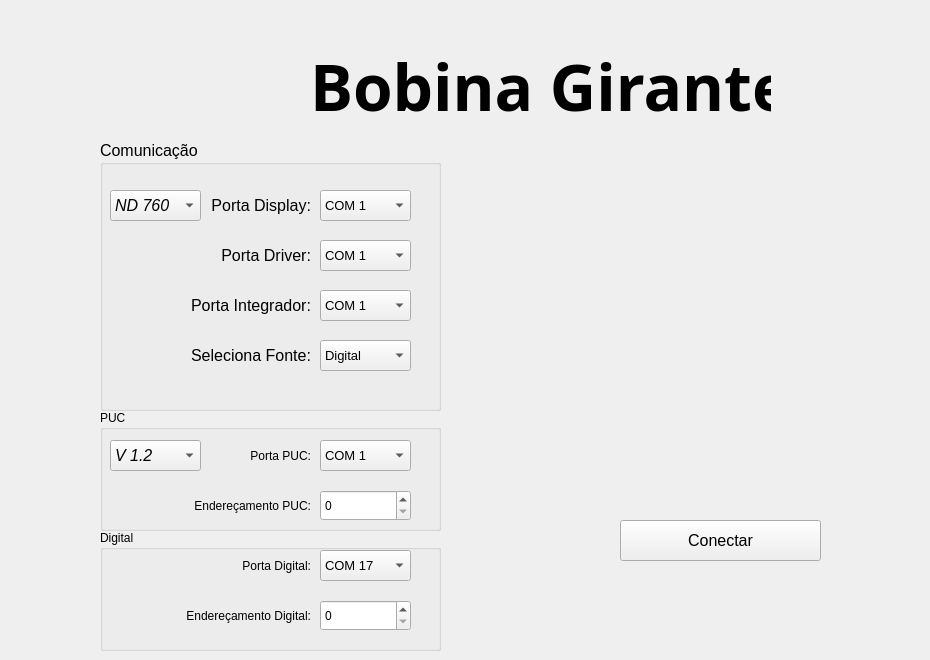
    <widget class="QWidget" name="tab_1">
     <attribute name="icon">
      <iconset>
       <normaloff>imagens/connection.png</normaloff>imagens/connection.png</iconset>
     </attribute>
     <attribute name="title">
      <string>Conexão</string>
     </attribute>
     <widget class="QLabel" name="label_23">
      <property name="geometry">
       <rect>
        <x>310</x>
        <y>50</y>
        <width>461</width>
        <height>71</height>
       </rect>
      </property>
      <property name="font">
       <font>
        <family>Leelawadee</family>
        <pointsize>48</pointsize>
        <weight>75</weight>
        <bold>true</bold>
       </font>
      </property>
      <property name="text">
       <string>Bobina Girante</string>
      </property>
     </widget>
     <widget class="QGroupBox" name="groupBox">
      <property name="geometry">
       <rect>
        <x>100</x>
        <y>140</y>
        <width>341</width>
        <height>271</height>
       </rect>
      </property>
      <property name="font">
       <font>
        <pointsize>12</pointsize>
       </font>
      </property>
      <property name="title">
       <string>Comunicação</string>
      </property>
      <widget class="QComboBox" name="Porta">
       <property name="geometry">
        <rect>
         <x>220</x>
         <y>50</y>
         <width>91</width>
         <height>31</height>
        </rect>
       </property>
       <property name="font">
        <font>
         <pointsize>10</pointsize>
        </font>
       </property>
       <item>
        <property name="text">
         <string>COM 1</string>
        </property>
       </item>
       <item>
        <property name="text">
         <string>COM 2</string>
        </property>
       </item>
       <item>
        <property name="text">
         <string>COM 3</string>
        </property>
       </item>
       <item>
        <property name="text">
         <string>COM 4</string>
        </property>
       </item>
       <item>
        <property name="text">
         <string>COM 5</string>
        </property>
       </item>
       <item>
        <property name="text">
         <string>COM 6</string>
        </property>
       </item>
       <item>
        <property name="text">
         <string>COM 7</string>
        </property>
       </item>
       <item>
        <property name="text">
         <string>COM 8</string>
        </property>
       </item>
       <item>
        <property name="text">
         <string>COM 9</string>
        </property>
       </item>
       <item>
        <property name="text">
         <string>COM 10</string>
        </property>
       </item>
       <item>
        <property name="text">
         <string>COM 11</string>
        </property>
       </item>
       <item>
        <property name="text">
         <string>COM 12</string>
        </property>
       </item>
       <item>
        <property name="text">
         <string>COM 13</string>
        </property>
       </item>
       <item>
        <property name="text">
         <string>COM 14</string>
        </property>
       </item>
       <item>
        <property name="text">
         <string>COM 15</string>
        </property>
       </item>
      </widget>
      <widget class="QLabel" name="label">
       <property name="geometry">
        <rect>
         <x>90</x>
         <y>50</y>
         <width>121</width>
         <height>31</height>
        </rect>
       </property>
       <property name="text">
        <string>Porta Display:</string>
       </property>
       <property name="alignment">
        <set>Qt::AlignRight|Qt::AlignTrailing|Qt::AlignVCenter</set>
       </property>
      </widget>
      <widget class="QComboBox" name="Porta_2">
       <property name="geometry">
        <rect>
         <x>220</x>
         <y>100</y>
         <width>91</width>
         <height>31</height>
        </rect>
       </property>
       <property name="font">
        <font>
         <pointsize>10</pointsize>
        </font>
       </property>
       <item>
        <property name="text">
         <string>COM 1</string>
        </property>
       </item>
       <item>
        <property name="text">
         <string>COM 2</string>
        </property>
       </item>
       <item>
        <property name="text">
         <string>COM 3</string>
        </property>
       </item>
       <item>
        <property name="text">
         <string>COM 4</string>
        </property>
       </item>
       <item>
        <property name="text">
         <string>COM 5</string>
        </property>
       </item>
       <item>
        <property name="text">
         <string>COM 6</string>
        </property>
       </item>
       <item>
        <property name="text">
         <string>COM 7</string>
        </property>
       </item>
       <item>
        <property name="text">
         <string>COM 8</string>
        </property>
       </item>
       <item>
        <property name="text">
         <string>COM 9</string>
        </property>
       </item>
       <item>
        <property name="text">
         <string>COM 10</string>
        </property>
       </item>
       <item>
        <property name="text">
         <string>COM 11</string>
        </property>
       </item>
       <item>
        <property name="text">
         <string>COM 12</string>
        </property>
       </item>
       <item>
        <property name="text">
         <string>COM 13</string>
        </property>
       </item>
       <item>
        <property name="text">
         <string>COM 14</string>
        </property>
       </item>
       <item>
        <property name="text">
         <string>COM 15</string>
        </property>
       </item>
      </widget>
      <widget class="QLabel" name="label_6">
       <property name="geometry">
        <rect>
         <x>90</x>
         <y>100</y>
         <width>121</width>
         <height>31</height>
        </rect>
       </property>
       <property name="text">
        <string>Porta Driver:</string>
       </property>
       <property name="alignment">
        <set>Qt::AlignRight|Qt::AlignTrailing|Qt::AlignVCenter</set>
       </property>
      </widget>
      <widget class="QComboBox" name="Porta_3">
       <property name="geometry">
        <rect>
         <x>220</x>
         <y>150</y>
         <width>91</width>
         <height>31</height>
        </rect>
       </property>
       <property name="font">
        <font>
         <pointsize>10</pointsize>
        </font>
       </property>
       <item>
        <property name="text">
         <string>COM 1</string>
        </property>
       </item>
       <item>
        <property name="text">
         <string>COM 2</string>
        </property>
       </item>
       <item>
        <property name="text">
         <string>COM 3</string>
        </property>
       </item>
       <item>
        <property name="text">
         <string>COM 4</string>
        </property>
       </item>
       <item>
        <property name="text">
         <string>COM 5</string>
        </property>
       </item>
       <item>
        <property name="text">
         <string>COM 6</string>
        </property>
       </item>
       <item>
        <property name="text">
         <string>COM 7</string>
        </property>
       </item>
       <item>
        <property name="text">
         <string>COM 8</string>
        </property>
       </item>
       <item>
        <property name="text">
         <string>COM 9</string>
        </property>
       </item>
       <item>
        <property name="text">
         <string>COM 10</string>
        </property>
       </item>
       <item>
        <property name="text">
         <string>COM 11</string>
        </property>
       </item>
       <item>
        <property name="text">
         <string>COM 12</string>
        </property>
       </item>
       <item>
        <property name="text">
         <string>COM 13</string>
        </property>
       </item>
       <item>
        <property name="text">
         <string>COM 14</string>
        </property>
       </item>
       <item>
        <property name="text">
         <string>COM 15</string>
        </property>
       </item>
      </widget>
      <widget class="QLabel" name="label_13">
       <property name="geometry">
        <rect>
         <x>80</x>
         <y>150</y>
         <width>131</width>
         <height>31</height>
        </rect>
       </property>
       <property name="font">
        <font>
         <italic>false</italic>
         <strikeout>false</strikeout>
        </font>
       </property>
       <property name="text">
        <string>Porta Integrador:</string>
       </property>
       <property name="alignment">
        <set>Qt::AlignRight|Qt::AlignTrailing|Qt::AlignVCenter</set>
       </property>
      </widget>
      <widget class="QComboBox" name="Tipo_Display">
       <property name="geometry">
        <rect>
         <x>10</x>
         <y>50</y>
         <width>91</width>
         <height>31</height>
        </rect>
       </property>
       <property name="font">
        <font>
         <pointsize>12</pointsize>
         <weight>50</weight>
         <italic>true</italic>
         <bold>false</bold>
        </font>
       </property>
       <item>
        <property name="text">
         <string>ND 760</string>
        </property>
       </item>
       <item>
        <property name="text">
         <string>ND 780</string>
        </property>
       </item>
      </widget>
      <widget class="QComboBox" name="Porta_5">
       <property name="geometry">
        <rect>
         <x>220</x>
         <y>200</y>
         <width>91</width>
         <height>31</height>
        </rect>
       </property>
       <property name="font">
        <font>
         <pointsize>10</pointsize>
        </font>
       </property>
       <property name="currentIndex">
        <number>1</number>
       </property>
       <item>
        <property name="text">
         <string>PUC</string>
        </property>
       </item>
       <item>
        <property name="text">
         <string>Digital</string>
        </property>
       </item>
      </widget>
      <widget class="QLabel" name="label_167">
       <property name="geometry">
        <rect>
         <x>80</x>
         <y>200</y>
         <width>131</width>
         <height>31</height>
        </rect>
       </property>
       <property name="font">
        <font>
         <italic>false</italic>
         <strikeout>false</strikeout>
        </font>
       </property>
       <property name="text">
        <string>Seleciona Fonte:</string>
       </property>
       <property name="alignment">
        <set>Qt::AlignRight|Qt::AlignTrailing|Qt::AlignVCenter</set>
       </property>
      </widget>
     </widget>
     <widget class="QLabel" name="label_18">
      <property name="geometry">
       <rect>
        <x>510</x>
        <y>180</y>
        <width>411</width>
        <height>241</height>
       </rect>
      </property>
      <property name="text">
       <string/>
      </property>
      <property name="pixmap">
       <pixmap>imagens/lnls sirius logo.png</pixmap>
      </property>
      <property name="scaledContents">
       <bool>true</bool>
      </property>
     </widget>
     <widget class="QPushButton" name="conectar">
      <property name="geometry">
       <rect>
        <x>620</x>
        <y>520</y>
        <width>201</width>
        <height>41</height>
       </rect>
      </property>
      <property name="font">
       <font>
        <pointsize>12</pointsize>
       </font>
      </property>
      <property name="text">
       <string>Conectar</string>
      </property>
      <property name="icon">
       <iconset>
        <normaloff>imagens/connect.png</normaloff>imagens/connect.png</iconset>
      </property>
      <property name="iconSize">
       <size>
        <width>25</width>
        <height>25</height>
       </size>
      </property>
     </widget>
     <widget class="QGroupBox" name="groupBox_35">
      <property name="geometry">
       <rect>
        <x>100</x>
        <y>410</y>
        <width>341</width>
        <height>121</height>
       </rect>
      </property>
      <property name="title">
       <string>PUC</string>
      </property>
      <widget class="QLabel" name="label_30">
       <property name="geometry">
        <rect>
         <x>50</x>
         <y>80</y>
         <width>161</width>
         <height>31</height>
        </rect>
       </property>
       <property name="font">
        <font>
         <italic>false</italic>
         <strikeout>false</strikeout>
        </font>
       </property>
       <property name="text">
        <string>Endereçamento PUC:</string>
       </property>
       <property name="alignment">
        <set>Qt::AlignRight|Qt::AlignTrailing|Qt::AlignVCenter</set>
       </property>
      </widget>
      <widget class="QComboBox" name="Tipo_PUC">
       <property name="geometry">
        <rect>
         <x>10</x>
         <y>30</y>
         <width>91</width>
         <height>31</height>
        </rect>
       </property>
       <property name="font">
        <font>
         <pointsize>12</pointsize>
         <weight>50</weight>
         <italic>true</italic>
         <bold>false</bold>
        </font>
       </property>
       <item>
        <property name="text">
         <string>V 1.2</string>
        </property>
       </item>
       <item>
        <property name="text">
         <string>V 1.4</string>
        </property>
       </item>
      </widget>
      <widget class="QLabel" name="label_20">
       <property name="geometry">
        <rect>
         <x>80</x>
         <y>30</y>
         <width>131</width>
         <height>31</height>
        </rect>
       </property>
       <property name="font">
        <font>
         <italic>false</italic>
         <strikeout>false</strikeout>
        </font>
       </property>
       <property name="text">
        <string>Porta PUC:</string>
       </property>
       <property name="alignment">
        <set>Qt::AlignRight|Qt::AlignTrailing|Qt::AlignVCenter</set>
       </property>
      </widget>
      <widget class="QSpinBox" name="Enderac_PUC">
       <property name="geometry">
        <rect>
         <x>220</x>
         <y>80</y>
         <width>91</width>
         <height>31</height>
        </rect>
       </property>
       <property name="maximum">
        <number>31</number>
       </property>
       <property name="value">
        <number>0</number>
       </property>
      </widget>
      <widget class="QComboBox" name="Porta_4">
       <property name="geometry">
        <rect>
         <x>220</x>
         <y>30</y>
         <width>91</width>
         <height>31</height>
        </rect>
       </property>
       <property name="font">
        <font>
         <pointsize>10</pointsize>
        </font>
       </property>
       <item>
        <property name="text">
         <string>COM 1</string>
        </property>
       </item>
       <item>
        <property name="text">
         <string>COM 2</string>
        </property>
       </item>
       <item>
        <property name="text">
         <string>COM 3</string>
        </property>
       </item>
       <item>
        <property name="text">
         <string>COM 4</string>
        </property>
       </item>
       <item>
        <property name="text">
         <string>COM 5</string>
        </property>
       </item>
       <item>
        <property name="text">
         <string>COM 6</string>
        </property>
       </item>
       <item>
        <property name="text">
         <string>COM 7</string>
        </property>
       </item>
       <item>
        <property name="text">
         <string>COM 8</string>
        </property>
       </item>
       <item>
        <property name="text">
         <string>COM 9</string>
        </property>
       </item>
       <item>
        <property name="text">
         <string>COM 10</string>
        </property>
       </item>
       <item>
        <property name="text">
         <string>COM 11</string>
        </property>
       </item>
       <item>
        <property name="text">
         <string>COM 12</string>
        </property>
       </item>
       <item>
        <property name="text">
         <string>COM 13</string>
        </property>
       </item>
       <item>
        <property name="text">
         <string>COM 14</string>
        </property>
       </item>
       <item>
        <property name="text">
         <string>COM 15</string>
        </property>
       </item>
      </widget>
     </widget>
     <widget class="QGroupBox" name="groupBox_37">
      <property name="geometry">
       <rect>
        <x>100</x>
        <y>530</y>
        <width>341</width>
        <height>121</height>
       </rect>
      </property>
      <property name="title">
       <string>Digital</string>
      </property>
      <widget class="QComboBox" name="Porta_6">
       <property name="geometry">
        <rect>
         <x>220</x>
         <y>20</y>
         <width>91</width>
         <height>31</height>
        </rect>
       </property>
       <property name="font">
        <font>
         <pointsize>10</pointsize>
        </font>
       </property>
       <property name="currentIndex">
        <number>16</number>
       </property>
       <item>
        <property name="text">
         <string>COM 1</string>
        </property>
       </item>
       <item>
        <property name="text">
         <string>COM 2</string>
        </property>
       </item>
       <item>
        <property name="text">
         <string>COM 3</string>
        </property>
       </item>
       <item>
        <property name="text">
         <string>COM 4</string>
        </property>
       </item>
       <item>
        <property name="text">
         <string>COM 5</string>
        </property>
       </item>
       <item>
        <property name="text">
         <string>COM 6</string>
        </property>
       </item>
       <item>
        <property name="text">
         <string>COM 7</string>
        </property>
       </item>
       <item>
        <property name="text">
         <string>COM 8</string>
        </property>
       </item>
       <item>
        <property name="text">
         <string>COM 9</string>
        </property>
       </item>
       <item>
        <property name="text">
         <string>COM 10</string>
        </property>
       </item>
       <item>
        <property name="text">
         <string>COM 11</string>
        </property>
       </item>
       <item>
        <property name="text">
         <string>COM 12</string>
        </property>
       </item>
       <item>
        <property name="text">
         <string>COM 13</string>
        </property>
       </item>
       <item>
        <property name="text">
         <string>COM 14</string>
        </property>
       </item>
       <item>
        <property name="text">
         <string>COM 15</string>
        </property>
       </item>
       <item>
        <property name="text">
         <string>COM 16</string>
        </property>
       </item>
       <item>
        <property name="text">
         <string>COM 17</string>
        </property>
       </item>
      </widget>
      <widget class="QLabel" name="label_168">
       <property name="geometry">
        <rect>
         <x>50</x>
         <y>20</y>
         <width>161</width>
         <height>31</height>
        </rect>
       </property>
       <property name="font">
        <font>
         <italic>false</italic>
         <strikeout>false</strikeout>
        </font>
       </property>
       <property name="text">
        <string>Porta Digital:</string>
       </property>
       <property name="alignment">
        <set>Qt::AlignRight|Qt::AlignTrailing|Qt::AlignVCenter</set>
       </property>
      </widget>
      <widget class="QSpinBox" name="Enderac_Digi">
       <property name="geometry">
        <rect>
         <x>220</x>
         <y>70</y>
         <width>91</width>
         <height>31</height>
        </rect>
       </property>
       <property name="maximum">
        <number>31</number>
       </property>
       <property name="value">
        <number>0</number>
       </property>
      </widget>
      <widget class="QLabel" name="label_169">
       <property name="geometry">
        <rect>
         <x>40</x>
         <y>70</y>
         <width>171</width>
         <height>31</height>
        </rect>
       </property>
       <property name="font">
        <font>
         <italic>false</italic>
         <strikeout>false</strikeout>
        </font>
       </property>
       <property name="text">
        <string>Endereçamento Digital:</string>
       </property>
       <property name="alignment">
        <set>Qt::AlignRight|Qt::AlignTrailing|Qt::AlignVCenter</set>
       </property>
      </widget>
     </widget>
    </widget>
